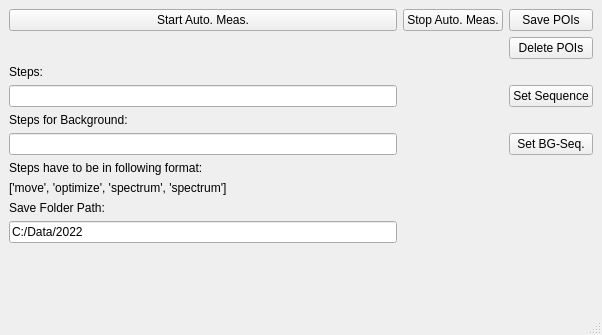
<?xml version="1.0" encoding="UTF-8"?>
<ui version="4.0">
 <class>automized_measurement_MainWindow</class>
 <widget class="QMainWindow" name="automized_measurement_MainWindow">
  <property name="geometry">
   <rect>
    <x>0</x>
    <y>0</y>
    <width>602</width>
    <height>335</height>
   </rect>
  </property>
  <property name="windowTitle">
   <string>qudi: Setup Control</string>
  </property>
  <widget class="QWidget" name="centralwidget">
   <layout class="QHBoxLayout" name="horizontalLayout">
    <item>
     <layout class="QGridLayout" name="gridLayout">
      <item row="1" column="2">
       <widget class="QPushButton" name="DeletePOIs_Button">
        <property name="text">
         <string>Delete POIs</string>
        </property>
       </widget>
      </item>
      <item row="3" column="0">
       <widget class="QLabel" name="Sequence_label">
        <property name="text">
         <string>Steps:</string>
        </property>
       </widget>
      </item>
      <item row="0" column="0">
       <widget class="QPushButton" name="StartAutoMeas_Button">
        <property name="text">
         <string>Start Auto. Meas.</string>
        </property>
       </widget>
      </item>
      <item row="5" column="0">
       <widget class="QLabel" name="Background_label">
        <property name="text">
         <string>Steps for Background:</string>
        </property>
       </widget>
      </item>
      <item row="1" column="0">
       <widget class="QLabel" name="label_5">
        <property name="text">
         <string/>
        </property>
       </widget>
      </item>
      <item row="8" column="0">
       <widget class="QLabel" name="label_2">
        <property name="text">
         <string>['move', 'optimize', 'spectrum', 'spectrum']</string>
        </property>
       </widget>
      </item>
      <item row="0" column="2">
       <widget class="QPushButton" name="SavePOIs_Button">
        <property name="text">
         <string>Save POIs</string>
        </property>
       </widget>
      </item>
      <item row="7" column="0">
       <widget class="QLabel" name="label">
        <property name="text">
         <string>Steps have to be in following format:</string>
        </property>
       </widget>
      </item>
      <item row="6" column="2">
       <widget class="QPushButton" name="SetBackgroundSeq_Button">
        <property name="text">
         <string>Set BG-Seq.</string>
        </property>
       </widget>
      </item>
      <item row="0" column="1">
       <widget class="QPushButton" name="StopAutoMeas_Button">
        <property name="text">
         <string>Stop Auto. Meas.</string>
        </property>
       </widget>
      </item>
      <item row="4" column="2">
       <widget class="QPushButton" name="SetSequence_Button">
        <property name="text">
         <string>Set Sequence</string>
        </property>
       </widget>
      </item>
      <item row="6" column="0">
       <widget class="QLineEdit" name="Background_lineEdit"/>
      </item>
      <item row="11" column="0">
       <spacer name="verticalSpacer">
        <property name="orientation">
         <enum>Qt::Vertical</enum>
        </property>
        <property name="sizeHint" stdset="0">
         <size>
          <width>20</width>
          <height>40</height>
         </size>
        </property>
       </spacer>
      </item>
      <item row="4" column="0">
       <widget class="QLineEdit" name="Sequence_lineEdit"/>
      </item>
      <item row="9" column="0">
       <widget class="QLabel" name="label_3">
        <property name="text">
         <string>Save Folder Path:</string>
        </property>
       </widget>
      </item>
      <item row="10" column="0">
       <widget class="QLineEdit" name="SaveFolder_lineEdit">
        <property name="text">
         <string>C:/Data/2022</string>
        </property>
       </widget>
      </item>
     </layout>
    </item>
   </layout>
  </widget>
  <widget class="QMenuBar" name="menubar">
   <property name="geometry">
    <rect>
     <x>0</x>
     <y>0</y>
     <width>602</width>
     <height>21</height>
    </rect>
   </property>
  </widget>
  <widget class="QStatusBar" name="statusbar"/>
 </widget>
 <resources/>
 <connections/>
</ui>
